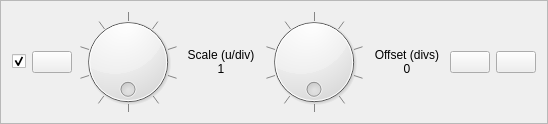
<?xml version="1.0" encoding="UTF-8"?>
<ui version="4.0">
 <class>GuiOscilloscopeProbeFrame</class>
 <widget class="QFrame" name="GuiOscilloscopeProbeFrame">
  <property name="geometry">
   <rect>
    <x>0</x>
    <y>0</y>
    <width>548</width>
    <height>120</height>
   </rect>
  </property>
  <property name="sizePolicy">
   <sizepolicy hsizetype="Preferred" vsizetype="Preferred">
    <horstretch>0</horstretch>
    <verstretch>0</verstretch>
   </sizepolicy>
  </property>
  <property name="windowTitle">
   <string>Frame</string>
  </property>
  <property name="frameShape">
   <enum>QFrame::StyledPanel</enum>
  </property>
  <layout class="QHBoxLayout" name="horizontalLayout">
   <item>
    <widget class="QCheckBox" name="enableButton">
     <property name="sizePolicy">
      <sizepolicy hsizetype="Maximum" vsizetype="Fixed">
       <horstretch>0</horstretch>
       <verstretch>0</verstretch>
      </sizepolicy>
     </property>
     <property name="toolTip">
      <string>Disable/enable this probe</string>
     </property>
     <property name="text">
      <string/>
     </property>
     <property name="checked">
      <bool>true</bool>
     </property>
    </widget>
   </item>
   <item>
    <widget class="GuiColorButton" name="changeColorButton">
     <property name="sizePolicy">
      <sizepolicy hsizetype="Fixed" vsizetype="Fixed">
       <horstretch>0</horstretch>
       <verstretch>0</verstretch>
      </sizepolicy>
     </property>
     <property name="toolTip">
      <string>Change color</string>
     </property>
     <property name="text">
      <string/>
     </property>
    </widget>
   </item>
   <item>
    <widget class="GuiInfiniteDial" name="scaleDial">
     <property name="sizePolicy">
      <sizepolicy hsizetype="Fixed" vsizetype="Fixed">
       <horstretch>0</horstretch>
       <verstretch>0</verstretch>
      </sizepolicy>
     </property>
     <property name="maximum">
      <number>10</number>
     </property>
     <property name="pageStep">
      <number>1</number>
     </property>
     <property name="wrapping">
      <bool>true</bool>
     </property>
     <property name="notchesVisible">
      <bool>true</bool>
     </property>
    </widget>
   </item>
   <item>
    <widget class="QLabel" name="scaleLabel">
     <property name="sizePolicy">
      <sizepolicy hsizetype="Expanding" vsizetype="Preferred">
       <horstretch>0</horstretch>
       <verstretch>0</verstretch>
      </sizepolicy>
     </property>
     <property name="text">
      <string>Scale (u/div)
1</string>
     </property>
     <property name="textFormat">
      <enum>Qt::PlainText</enum>
     </property>
     <property name="alignment">
      <set>Qt::AlignCenter</set>
     </property>
     <property name="textInteractionFlags">
      <set>Qt::NoTextInteraction</set>
     </property>
    </widget>
   </item>
   <item>
    <widget class="GuiInfiniteDial" name="offsetDial">
     <property name="sizePolicy">
      <sizepolicy hsizetype="Fixed" vsizetype="Fixed">
       <horstretch>0</horstretch>
       <verstretch>0</verstretch>
      </sizepolicy>
     </property>
     <property name="maximum">
      <number>10</number>
     </property>
     <property name="pageStep">
      <number>1</number>
     </property>
     <property name="wrapping">
      <bool>true</bool>
     </property>
     <property name="notchesVisible">
      <bool>true</bool>
     </property>
    </widget>
   </item>
   <item>
    <widget class="QLabel" name="offsetLabel">
     <property name="sizePolicy">
      <sizepolicy hsizetype="Expanding" vsizetype="Preferred">
       <horstretch>0</horstretch>
       <verstretch>0</verstretch>
      </sizepolicy>
     </property>
     <property name="text">
      <string>Offset (divs)
0</string>
     </property>
     <property name="textFormat">
      <enum>Qt::PlainText</enum>
     </property>
     <property name="alignment">
      <set>Qt::AlignCenter</set>
     </property>
     <property name="textInteractionFlags">
      <set>Qt::NoTextInteraction</set>
     </property>
    </widget>
   </item>
   <item>
    <widget class="QPushButton" name="changePlugButton">
     <property name="sizePolicy">
      <sizepolicy hsizetype="Fixed" vsizetype="Fixed">
       <horstretch>0</horstretch>
       <verstretch>0</verstretch>
      </sizepolicy>
     </property>
     <property name="toolTip">
      <string>Select what to probe</string>
     </property>
     <property name="text">
      <string/>
     </property>
     <property name="icon">
      <iconset theme="administration">
       <normaloff>.</normaloff>.</iconset>
     </property>
     <property name="checkable">
      <bool>true</bool>
     </property>
    </widget>
   </item>
   <item>
    <widget class="QPushButton" name="deleteButton">
     <property name="sizePolicy">
      <sizepolicy hsizetype="Fixed" vsizetype="Fixed">
       <horstretch>0</horstretch>
       <verstretch>0</verstretch>
      </sizepolicy>
     </property>
     <property name="toolTip">
      <string>Remove this probe</string>
     </property>
     <property name="text">
      <string/>
     </property>
     <property name="icon">
      <iconset theme="edit-delete">
       <normaloff>.</normaloff>.</iconset>
     </property>
    </widget>
   </item>
  </layout>
 </widget>
 <customwidgets>
  <customwidget>
   <class>GuiColorButton</class>
   <extends>QPushButton</extends>
   <header location="global">gui/widgets/guicolorbutton.h</header>
  </customwidget>
  <customwidget>
   <class>GuiInfiniteDial</class>
   <extends>QDial</extends>
   <header location="global">gui/widgets/guiinfinitedial.h</header>
  </customwidget>
 </customwidgets>
 <resources/>
 <connections/>
</ui>
